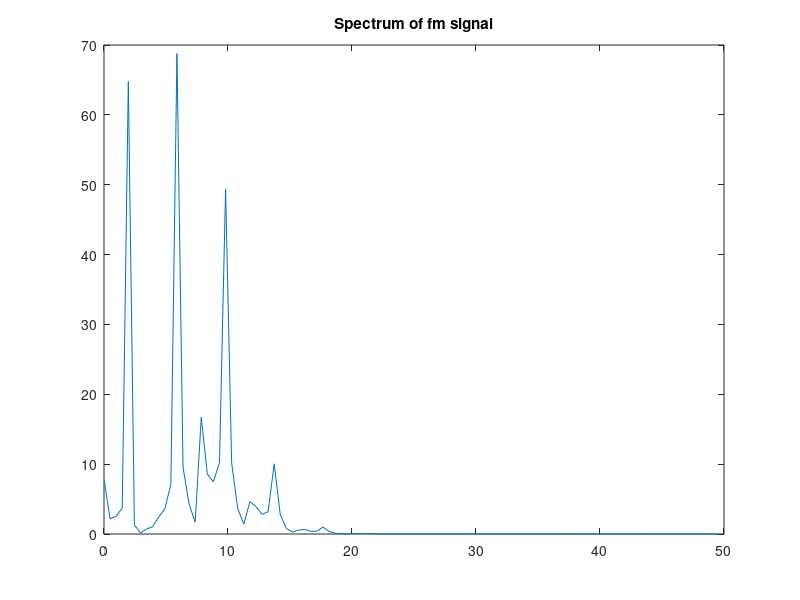

Write the MATLAB code that produced this figure.
%program of spectrum analyzer and analysis of Fm
close all
clear all
clc
Fs = 100; %sampling frq
t = [0:2*Fs+1]'/Fs;
Fc = 10; % Carrier frequency
x = sin(2*pi*2*t); % message signal
Ac=1;
% spectrum of fm
xfm=fmmod(x,Fc,Fs,10);
zfm = fft(xfm);
zfm = abs(zfm(1:length(zfm)/2+1));
frqfm = [0:length(zfm)-1]*Fs/length(zfm)/2;
figure;
plot(frqfm,zfm);
title('Spectrum of fm signal');
